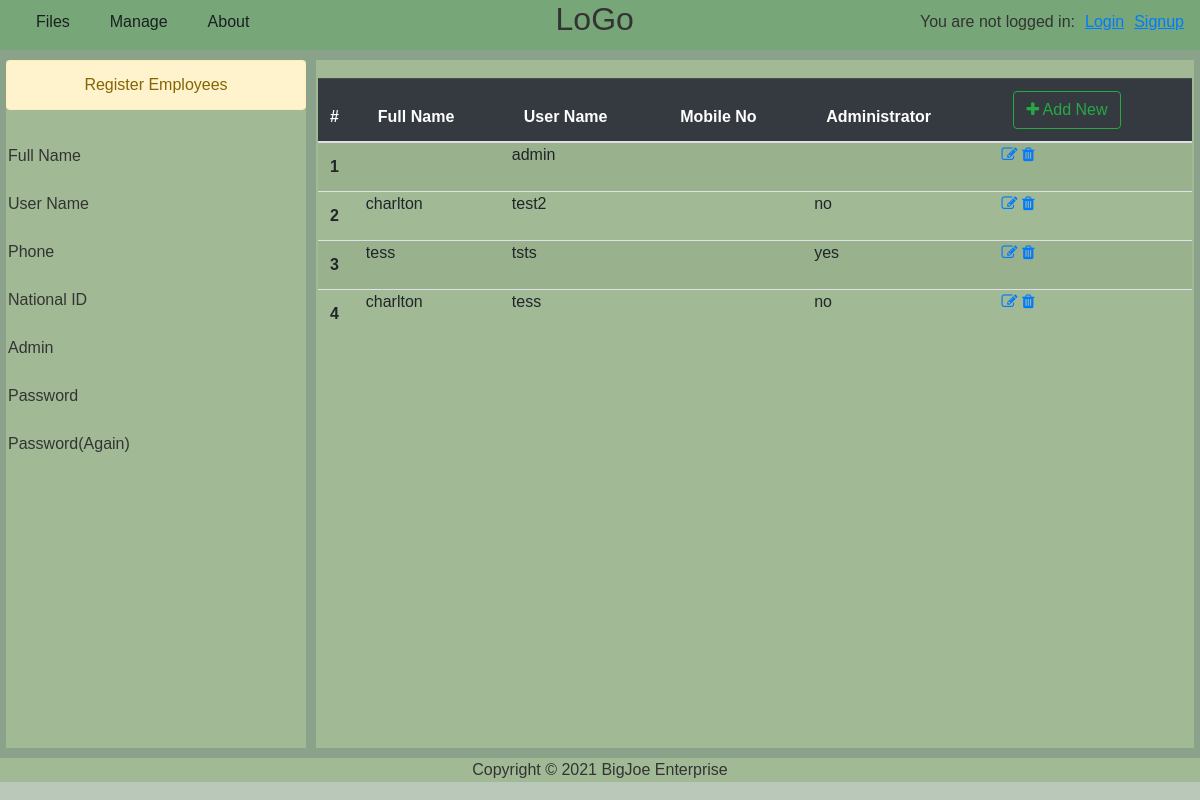
/users/, run on the app's committed database.
### users/models.py (models this page shows)
class CustomUser(AbstractUser):
    fullname = models.CharField(max_length=100, blank=False)
    phone_no = models.CharField(max_length=100, blank=False)
    id_no = models.CharField(max_length=100, blank=False)
    is_admin =models.CharField(max_length=20, blank=True)

### users/views.py (the view)
# urls.py: path('', EmployeeListView.as_view(), name='employees'),
class EmployeeListView(ListView):
    model = CustomUser
    template_name = 'users/register_View.html'
    context_object_name = 'employees'
    paginate_by =100
    page_kwarg = 'page'
    ordering = ['id']

### templates/users/register_View.html (shortened to what this page needs)
{% extends 'base.html' %}
{% load static %}
{% block css %}
<link rel="stylesheet" href="{% static 'css/grid2.css' %}" type="text/css">
{% endblock css %}
{% block content %}
<div class="item product"  >
<div class="item p_enter" >
    <p class="alert alert-warning text-center">Register Employees</p>
    <div class="reg" style="display: flex;">
    <div class='container mt-3 one'>
        <form method="POST" >
        <div class="form-group mb-3">
            <label>Full Name</label>
        </div>
        <div class="form-group mb-3">
            <label>User Name</label>
        </div>
        <div class="form-group mb-3">
            <label>Phone</label>
        </div>
        <div class="form-group mb-3">
            <label>National ID</label>
        </div>
        <div class="form-group mb-3">
            <label>Admin</label>
        </div>
        <div class="form-group mb-3">
            <label>Password</label>
        </div>
        <div class="form-group mb-3">
            <label>Password(Again)</label>
        </div>
    </form>
    </div>
    <div class='container mt-3 two'>
    </div>
  </div>
  </div>
<div class="item p_table">
    <div class='container mt-3'>
        <div>
            <table class='table table-striped '>
                <thead class='table-dark'>
                   <th scope='col'>#</th>
                   <th scope='col'>Full Name</th>
                   <th scope='col'>User Name</th>
                   <th scope='col'>Mobile No</th>
                   <th scope='col'>Administrator</th>
                   <th scope='col'> <a href="{% url 'signup' %}" class='btn btn-outline-success'><i class='fa fa-plus'></i> Add New</a></th>
                </thead>
                  <tbody>
                {% for emp in employees %}
                    <tr>
                    <th scope="row">{{emp.id}}</th>
                    <td>{{emp.fullname}}</td>
                    <td>{{emp.username}}</td>
                    <td>{{emp.Phone}}</td>
                    <td>{{emp.is_admin}}</td>
                    <td>
                       <a href="{% url 'update' emp.id %}"><i class='fa fa-pencil-square-o edit'></i></a>
                       <a href="{% url 'delete' emp.id %}"><i class='fa fa-trash'></i></a>
                    </td>
                  </tr>
                {% endfor %}
                  </tbody>
              </table>
        </div>
    </div>
</div>
</div>
{% endblock content %}

### templates/base.html (shortened to what this page needs)
<!doctype html> {% load static %}
<html lang="en" >
<head>
    <link rel="stylesheet" href="https://maxcdn.bootstrapcdn.com/font-awesome/4.7.0/css/font-awesome.min.css">
    <link rel="stylesheet" href="https://stackpath.bootstrapcdn.com/bootstrap/4.3.1/css/bootstrap.min.css">
    <link rel="stylesheet" href="{% static 'css/main.css' %}" type="text/css">
    <link rel="stylesheet" href="{% static 'css/nav.css' %}" type="text/css">
    {% block css %}
    {% endblock css %}
</head>
<body>
    <div class="layout-1 " >
        <nav class="navbar  x">
          <a class="logo-">
            <h2>LoGo</h2>
          </a>
          <div class="menus">
            <div class="dropdown">
              <a href="#"> Files </a>
            </div>
            <div class="dropdown">
              <a href="#"> Manage </a>
            </div>
            <div class="dropdown">
              <a href="#"> About </a>
            </div>
          </div>
          <div class="toggler">
            <div class="auth" style="display:flex; padding-top: 10px;">
              {% if user.is_authenticated %}
              Hi {{ user.username}}!
              <p style="padding-left:10px;"><a href="{% url 'logout' %}">Logout</a></p>
            {% else %}
            <p style="padding-right:10px;">You are not logged in: </p> <br>
              <a href="{% url 'login' %}" style="padding-right:10px;">Login</a>
              <a href="{% url 'signup' %}">Signup</a>
            {% endif %}
            </div>
          </div>
        </nav>
        <main class="item ">
            {% block content %} {% endblock content %}
        </main>
      <footer class="item footer ">
        Copyright © 2021 BigJoe Enterprise
      </footer>
    </div>
</body>
</html>

### static/css/main.css (style rules this page uses)
* { box-sizing: border-box; }
html,body { height: 100%; }
body { width:100% ; font-family: "Poppins", sans-serif; color: #333; margin: 0 auto; background: rgba(28, 75, 29, 0.3); }
.layout-1 { background: rgba(28, 75, 29, 0.3); display: grid; margin: 0 auto; padding: 0; grid-template-rows: auto 1fr auto; grid-gap: 10px; }
.footer { display: flex; justify-content: center; align-items: center; padding: 0px !important; background: rgba(216, 242, 175, 0.3); }
table tr td { padding:0px !important; }

### static/css/nav.css (style rules this page uses)
.x { padding-bottom: 0; padding-top: 0; }
.navbar { margin-bottom: 0 auto; background: rgba(76, 175, 80, 0.3); display: grid; grid-template-rows: auto; grid-template-columns: auto 1fr auto; grid-template-areas: " menus logo toggler"; justify-items: stretch; align-items: stretch; }
.logo- { grid-area: logo; display: flex; margin: 0 auto; width: 60px; justify-content: center; padding-bottom:0px; }
.menus { grid-area: menus; display: flex; flex-direction: row; justify-content: start; }
.menus * { padding: 10px; padding-bottom:0px; }
.toggler { grid-area: toggler; }
.toggler .auth { text-align: center; }
.dropdown a { color: rgb(26, 32, 32); }

### static/css/grid2.css (style rules this page uses)
.product { display: grid; height: 86vh; grid-template-columns: 300px auto; grid-gap: 10px; padding: 0 6px 0 6px; }
.product .p_enter { background: rgba(216, 242, 175, 0.3); }
.product .p_table { display: grid; grid-template-rows: 1fr auto; background: rgba(216, 242, 175, 0.3); }
.reg { display: flex; }

### templates/base.html (style rules this page uses)
.mt-3 { margin: 0 auto; padding: 2px; }
.auth a { text-decoration: underline; }
a { text-decoration: none; }
.dropdown { position: relative; display: inline-block; }

### data on the page
CustomUser: id "1", username "admin"
CustomUser: id "2", fullname "charlton", username "test2", is_admin "no"
CustomUser: id "3", fullname "tess", username "tsts", is_admin "yes"
CustomUser: id "4", fullname "charlton", username "tess", is_admin "no"
